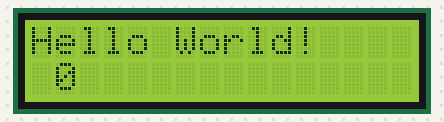
Simulated run of this sketch. Board: Arduino Uno, built with avr-gcc and run on an emulated ATmega328P. Parts: 16×2 character LCD. What the sketch prints to the serial monitor is not drawn.

Above: at 0.1 s.
At 4.1 s:
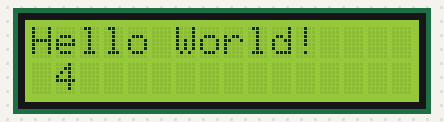
At 9.1 s:
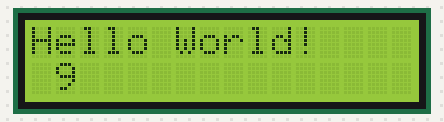
At 19.1 s:
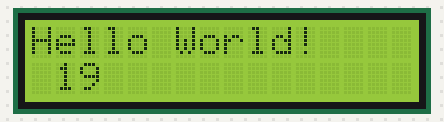
At 28.1 s:
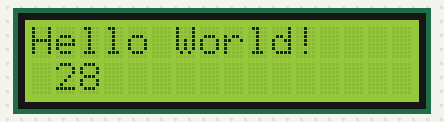
At 38.1 s:
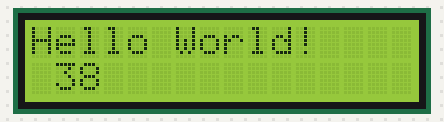

Measured:
- what the display in image 1 shows lasts 1.0 s, from 4.1 s to 5.1 s

The sketch:

demo_lcd.ino
```cpp
//引入依赖
#include <LiquidCrystal.h>

// 初始化LCD针脚
const int rs = 13, en = 12, d4 = 11, d5 = 10, d6 = 9, d7 = 8;
int count = 0;

LiquidCrystal LCD(rs, en, d4, d5, d6, d7);

void setup() {
  Serial.begin(9600);
   Serial.println("xxxxxxxxxx");
  LCD.begin(16,2);    //初始化,设置列行

  LCD.clear();    //清除屏幕
  LCD.print("Hello World!");  //在屏幕上显示"Hello World!"
}

void loop() {
  Serial.println(count);
  LCD.setCursor(1, 1);
    //LCD.clear();    //清除屏幕
    LCD.print(count);  //在屏幕上显示"Hello World!"
    count++;
    Serial.println(count);
    delay(1000);
}
```
